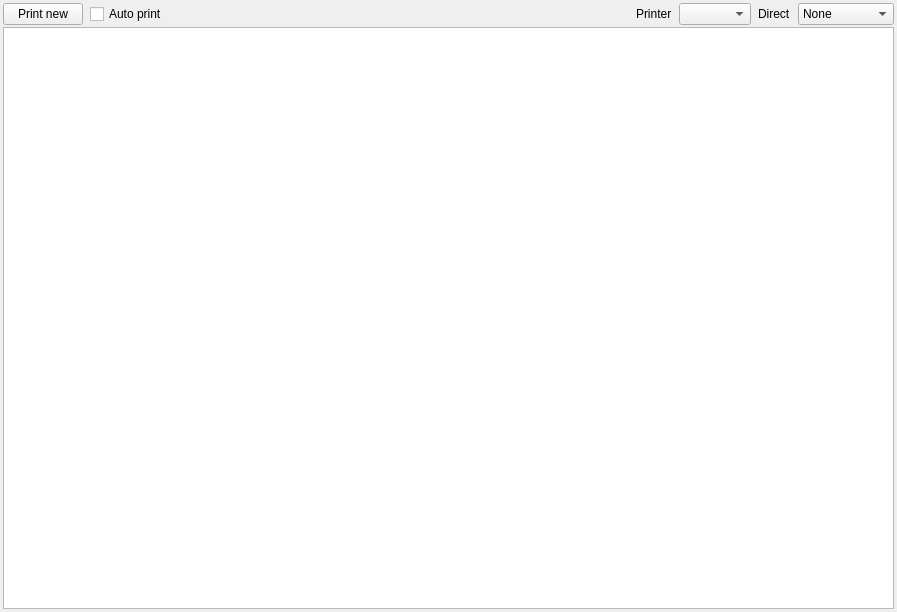
<?xml version="1.0" encoding="UTF-8"?>
<ui version="4.0">
 <class>ReceiptsWidget</class>
 <widget class="QWidget" name="ReceiptsWidget">
  <property name="geometry">
   <rect>
    <x>0</x>
    <y>0</y>
    <width>897</width>
    <height>612</height>
   </rect>
  </property>
  <property name="windowTitle">
   <string>Form</string>
  </property>
  <layout class="QVBoxLayout" name="verticalLayout">
   <property name="spacing">
    <number>1</number>
   </property>
   <property name="leftMargin">
    <number>3</number>
   </property>
   <property name="topMargin">
    <number>3</number>
   </property>
   <property name="rightMargin">
    <number>3</number>
   </property>
   <property name="bottomMargin">
    <number>3</number>
   </property>
   <item>
    <layout class="QHBoxLayout" name="horizontalLayout">
     <property name="spacing">
      <number>7</number>
     </property>
     <item>
      <widget class="QPushButton" name="btPrintNew">
       <property name="text">
        <string>Print new</string>
       </property>
      </widget>
     </item>
     <item>
      <widget class="QCheckBox" name="chkAutoPrint">
       <property name="text">
        <string>Auto print</string>
       </property>
      </widget>
     </item>
     <item>
      <spacer name="horizontalSpacer">
       <property name="orientation">
        <enum>Qt::Horizontal</enum>
       </property>
       <property name="sizeHint" stdset="0">
        <size>
         <width>40</width>
         <height>20</height>
        </size>
       </property>
      </spacer>
     </item>
     <item>
      <widget class="QLabel" name="label">
       <property name="text">
        <string>Printer</string>
       </property>
      </widget>
     </item>
     <item>
      <widget class="QComboBox" name="cbxPrinters"/>
     </item>
     <item>
      <widget class="QLabel" name="label_2">
       <property name="text">
        <string>Direct</string>
       </property>
      </widget>
     </item>
     <item>
      <widget class="QComboBox" name="cbxDirectPrinters">
       <item>
        <property name="text">
         <string>None</string>
        </property>
       </item>
       <item>
        <property name="text">
         <string>/dev/usb/lp1</string>
        </property>
       </item>
       <item>
        <property name="text">
         <string>/dev/usb/lp2</string>
        </property>
       </item>
       <item>
        <property name="text">
         <string>/dev/usb/lp3</string>
        </property>
       </item>
       <item>
        <property name="text">
         <string>/dev/usb/lp4</string>
        </property>
       </item>
      </widget>
     </item>
    </layout>
   </item>
   <item>
    <widget class="qf::qmlwidgets::TableViewToolBar" name="tblPrintJobsTB" native="true"/>
   </item>
   <item>
    <widget class="qf::qmlwidgets::TableView" name="tblCards"/>
   </item>
  </layout>
 </widget>
 <customwidgets>
  <customwidget>
   <class>qf::qmlwidgets::TableView</class>
   <extends>QTableView</extends>
   <header location="global">qf/qmlwidgets/tableview.h</header>
  </customwidget>
  <customwidget>
   <class>qf::qmlwidgets::TableViewToolBar</class>
   <extends>QWidget</extends>
   <header location="global">qf/qmlwidgets/tableviewtoolbar.h</header>
   <container>1</container>
  </customwidget>
 </customwidgets>
 <resources/>
 <connections/>
</ui>
